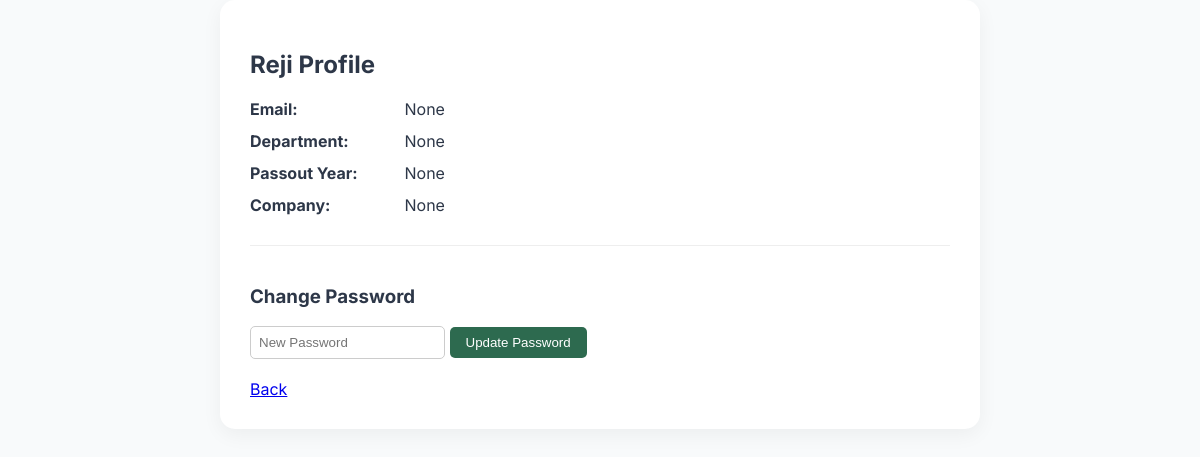
Page /alumni_app/admin/alumni/user/25/ (signed in) on the earlier database version.
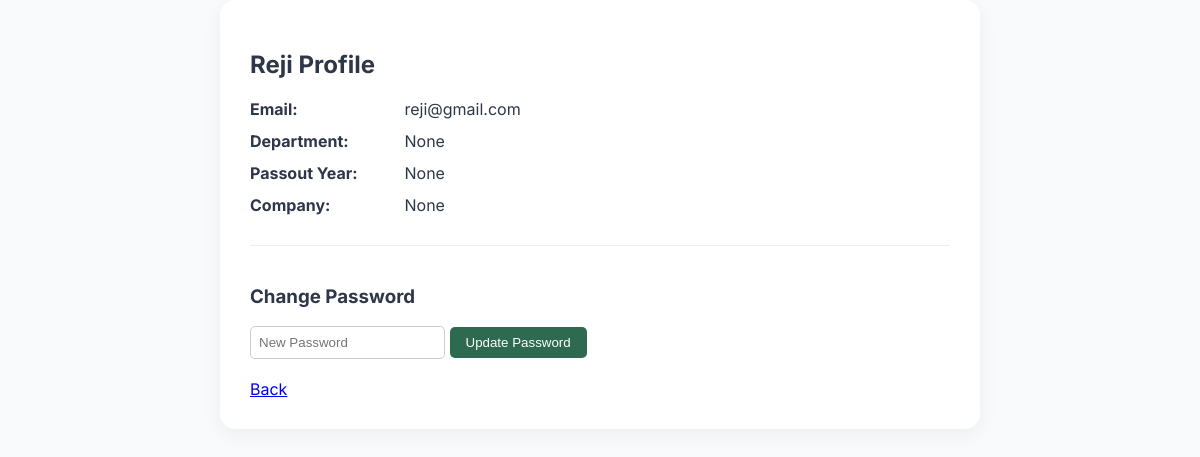
Same page on the later database version.
### Alumni_app/models.py (models this page shows, shortened)
class Profile(models.Model):
    user = models.OneToOneField(User, on_delete=models.CASCADE)
    role = models.CharField(
        max_length=10,
        default='alumni',
        blank=True, null=True
    )
    profile_image = models.ImageField(upload_to='profiles/', blank=True, null=True)
    roll_no = models.CharField(max_length=20, blank=True, null=True)
    email = models.EmailField(max_length=254, blank=True, null=True)
    designation = models.CharField(max_length=150, blank=True, null=True)
    appointment_order = models.FileField(upload_to="appointment_orders/", blank=True, null=True)
    proof_id = models.FileField(upload_to="id", max_length=100, blank=True, null=True)
    company_id_image = models.FileField(upload_to="company_id/", max_length=100, blank=True, null=True)
    remarks = models.TextField(blank=True, null=True)
    department = models.CharField(max_length=100, blank=True, null=True)
    join_year = models.IntegerField(blank=True, null=True)
    passout_year = models.IntegerField(blank=True, null=True)
    address = models.TextField(blank=True, null=True)
    current_job = models.CharField(max_length=100, blank=True, null=True)
    company = models.CharField(max_length=100, blank=True, null=True)
    location = models.CharField(max_length=100, blank=True, null=True)
    phone = models.CharField(max_length=15, blank=True, null=True)
    alternate_phone = models.CharField(max_length=15, blank=True, null=True)
    linkedin_profile = models.URLField(blank=True, null=True)
    google_scholar = models.URLField(blank=True, null=True)
    linked_in = models.URLField(max_length=200, blank=True, null=True)
    company_id = models.URLField(max_length=200, blank=True, null=True)
    google_scholar = models.URLField(max_length=200, blank=True, null=True)
    instagram_id = models.URLField(max_length=200, blank=True, null=True)
    created_at = models.DateTimeField(auto_now=False, auto_now_add=True, null=True, blank=True)

### Alumni_app/views.py (the view)
# urls.py: path("admin/alumni/user/<int:pk>/", views.admin_view_user, name="admin_view_user" ),
@login_required
def admin_view_user(request, pk):
    user = get_object_or_404(User, pk=pk)
    if request.method == "POST":
        new_password = request.POST.get("password")
        if new_password:
            user.set_password(new_password)
            user.save()
            return redirect("admin_view_user", pk=user.id)
    return render(
        request,
        "admin_view_user.html",
        {
            "user": user,
            "profile": user.profile
        }
    )

### Alumni_app/templates/admin_view_user.html (shortened to what this page needs)
{% load static %}
<!doctype html>
<html>
	<head>
		<link rel="stylesheet" href="{% static 'admin_dashboard.css' %}" />
	</head>
	<body>
		<div class="profile-card">
			<h2>{{ user.username }} Profile</h2>
			<div class="row"><strong>Email:</strong> {{ profile.email }}</div>
			<div class="row"><strong>Department:</strong> {{ profile.department }}</div>
			<div class="row"><strong>Passout Year:</strong> {{ profile.passout_year }}</div>
			<div class="row"><strong>Company:</strong> {{ profile.company }}</div>
			<div class="password-box">
				<h3>Change Password</h3>
				<form method="POST">
					<input type="password" name="password" placeholder="New Password" required />
					<button type="submit">Update Password</button>
				</form>
			</div>
			<br />
			<a href="{% url 'admin_view_alumni' %}"> Back </a>
		</div>
	</body>
</html>

Differences in the rows shown:
changed Profile "None": email "None" → "reji@gmail.com"
